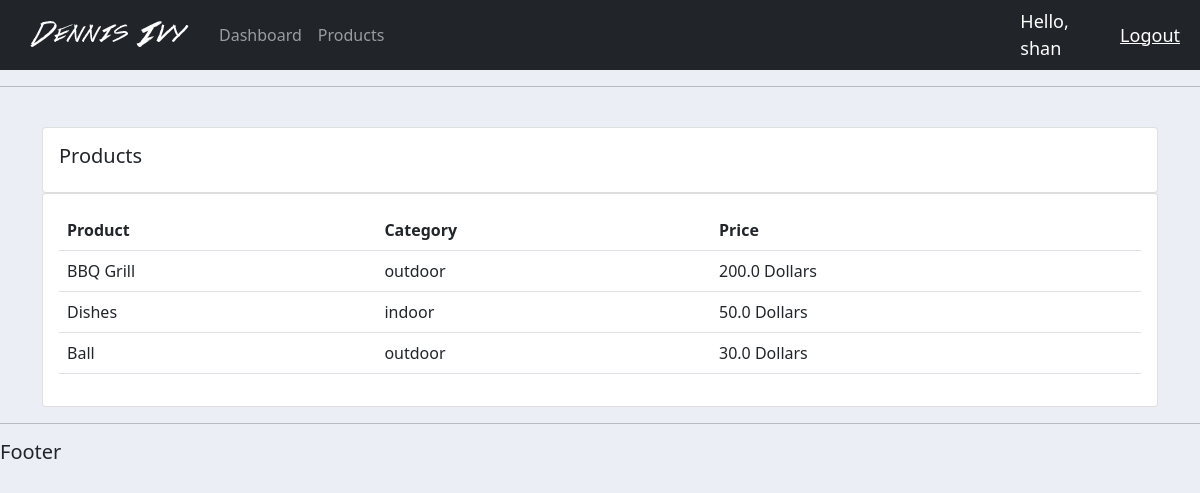
Screenshot of /products/ (signed in) with the database file from the repository.
### accounts/models.py (models this page shows, shortened)
class Product(models.Model):
    CATS = (
        ('indoor', 'Indoor'),
        ('outdoor', 'OutDoor'),
    )
    name = models.CharField(max_length=200)
    price = models.FloatField(null=True)
    category = models.CharField(max_length=200, null=True, choices=CATS)
    description = models.CharField(max_length=200, null=True, blank=True)
    date_created = models.DateTimeField(auto_now_add=True, null=True)
    tag = models.ManyToManyField(Tag)

### accounts/decorators.py (the view)
        def wrapper_func(request, *args, **kwargs):
            group = None
            if request.user.groups.exists():
                group = request.user.groups.all()[0].name
            if group in allowed_roles:
                return view_func(request, *args, **kwargs)
            else:
                return HttpResponse("You are not authorize to view this page")

### accounts/views.py (called while the page is built)
@login_required(login_url='login')
@allowed_users(allowed_roles=['admins'])
def products(request):
    products = Product.objects.all()
    context = {'products': products}
    return render(request, 'accounts/products.html', context)

### accounts/templates/accounts/products.html
{% extends 'accounts/base.html' %}
{% block content %}
<br>
<div class="row">
    <div class="col-md">
        <div class="card card-body">
            <h5>Products</h5>
        </div>
        <div class="card card-body">
            <table class="table">
                <tr>
                    <th>Product</th>
                    <th>Category</th>
                    <th>Price</th>
                </tr>
                {% for i in products %}
                <tr>
                    <td>  {{ i.name}} </td>
                    <td>  {{ i.category }}</td>
                    <td>  {{ i.price }} Dollars</td>
                </tr>
                {% endfor %}
            </table>
        </div>
    </div>
</div>
{% endblock %}

### accounts/templates/accounts/navbar.html (shortened to what this page needs)
{% load static %}
<nav class="navbar navbar-expand-lg navbar-dark bg-dark">
    <div class="container-fluid">
        <img src="{% static 'images/logo.png' %}">
        <div class="collapse navbar-collapse" id="navbarNav">
            <ul class="navbar-nav">
                {% if request.user.is_staff %}
                <li class="nav-item">
                    <a class="nav-link" href="{% url 'dashboard' %}">Dashboard</a>
                </li>
                <li class="nav-item">
                    <a class="nav-link" href="{% url 'products' %}">Products</a>
                </li>
                {% else %}
                <li class="nav-item">
                    <a class="nav-link" href="{% url 'settings' %}">Settings</a>
                </li>
                {% endif %}
            </ul>
        </div>
    </div>
    <span class="hello-msg">Hello, {{ request.user }}</span>
    <span><a class="hello-msg" href="{% url 'logout' %}">Logout</a></span>
</nav>

### static/css/style.css (style rules this page uses)
body { background-color: #ebeff5; }

### accounts/templates/accounts/navbar.html (style rules this page uses)
.hello-msg { font-size: 18px; color: #fff; margin-right: 20px; }

### rows the page displays
Product: name "BBQ Grill", category "outdoor", price "200.0"
Product: name "Dishes", category "indoor", price "50.0"
Product: name "Ball", category "outdoor", price "30.0"

### other values shown
{{ request.user }} "shan"
